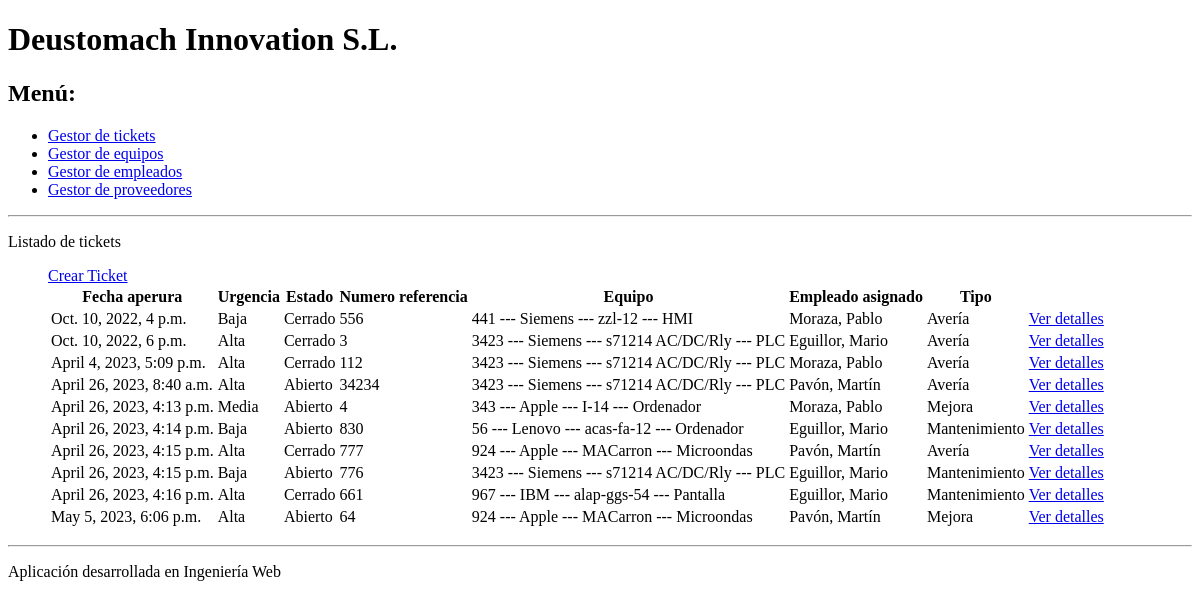
Page /aplicacion/ on the earlier database version.
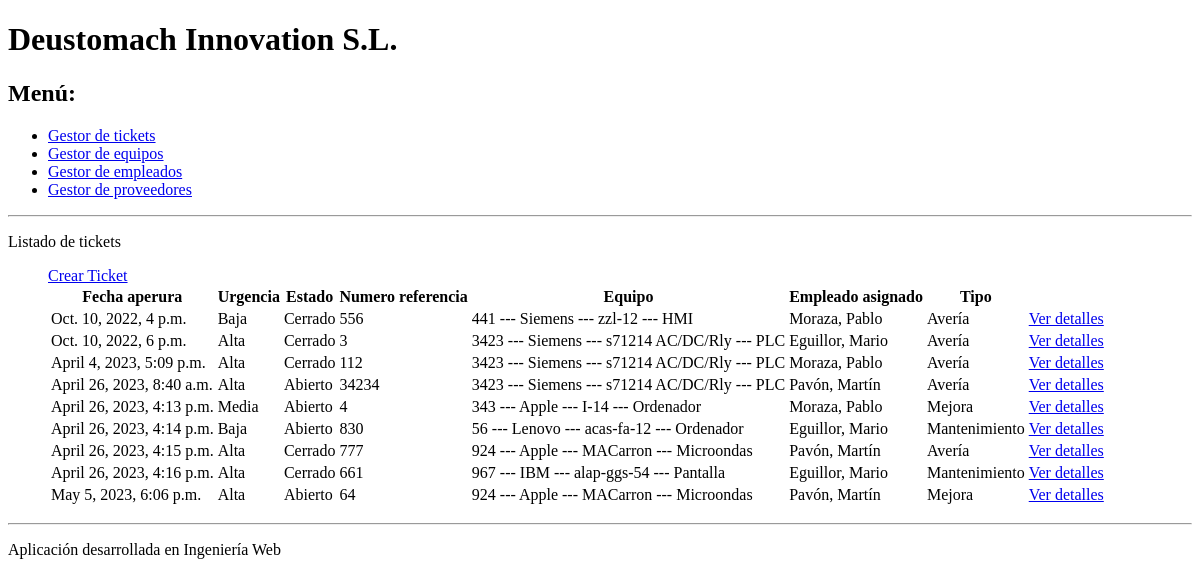
Same page on the later database version.
### app_reto1/models.py (models this page shows, shortened)
class Ticket(models.Model):
    equipo_a_reparar = models.ForeignKey(Equipo, on_delete=models.CASCADE)
    num_referencia = models.IntegerField()
    descripcion = models.CharField(max_length=100)
    detalles = models.CharField(max_length=500)
    fecha_apertura = models.DateTimeField()
    fecha_resolucion = models.DateTimeField(null=True, blank=True)
    urgencia = models.ForeignKey(Urgencia, on_delete=models.CASCADE)
    tipo_ticket = models.ForeignKey(Tipo_ticket, on_delete=models.CASCADE)
    estado_ticket = models.ForeignKey(Estado_ticket, on_delete=models.CASCADE)
    empleado_asignado = models.ForeignKey(Empleado, on_delete=models.CASCADE)
    comentarios_ticket = models.CharField(
        max_length=500, null=True, blank=True)

class Urgencia(models.Model):
    gravedad = models.CharField(max_length=20)
    def __str__(self):
        return self.gravedad

class Estado_ticket(models.Model):
    estado = models.CharField(max_length=20)
    def __str__(self):
        return self.estado

class Equipo(models.Model):
    num_serie = models.IntegerField()
    marca = models.CharField(max_length=20)
    modelo = models.CharField(max_length=50)
    tipo_equipo = models.CharField(max_length=20)
    fecha_adquisicion = models.DateField()
    fecha_puesta_marcha = models.DateField()
    proveedor = models.ForeignKey(Proveedor, on_delete=models.CASCADE)
    planta = models.ForeignKey(Planta, on_delete=models.CASCADE)
    def __str__(self):
        return f"{self.num_serie} --- {self.marca} --- {self.modelo} --- {self.tipo_equipo}"

class Empleado(models.Model):
    DNI = models.CharField(max_length=9)
    nombre = models.CharField(max_length=20)
    apellido1 = models.CharField(max_length=20)
    apellido2 = models.CharField(max_length=20, null=True, blank=True)
    email = models.EmailField()
    telefono = models.IntegerField()
    def __str__(self):
        return f"{self.apellido1}, {self.nombre}"

class Tipo_ticket(models.Model):
    tipo = models.CharField(max_length=20)
    def __str__(self):
        return self.tipo

### app_reto1/views.py (the view)
# urls.py: path('', views.index_ticket, name='tickets'),
def index_ticket(request):
    tickets = get_list_or_404(Ticket.objects.order_by("fecha_apertura"))
    context = {"lista_tickets": tickets}
    return render(request, "ticket_list.html", context)

### app_reto1/templates/ticket_list.html (shortened to what this page needs)
{% extends "base.html" %}
{% block contenido %}
<p>Listado de tickets</p>
{% if lista_tickets %}
<ul>
    <a href="ticket/create">Crear Ticket</a>
    <table>
        <tr>
            <th>Fecha aperura</th>
            <th>Urgencia</th>
            <th>Estado</th>
            <th>Numero referencia
            <th>Equipo</th>
            <th>Empleado asignado</th>
            <th>Tipo</th>
            <th></th>
        </tr>
        {% for e in lista_tickets %}
        <tr>
            <td>{{ e.fecha_apertura}}</td>
            <td>{{ e.urgencia}}</td>
            <td>{{ e.estado_ticket}}</td>
            <td>{{ e.num_referencia}}</td>
            <td>{{ e.equipo_a_reparar}}</td>
            <td>{{ e.empleado_asignado}}</td>
            <td>{{ e.tipo_ticket}}</td>
            <td><a href="/aplicacion/ticket/{{ e.id }}">Ver detalles</a></td>
        </tr>
        {% endfor %}
    </table>
</ul>
{% else %}
<p>No hay Tickets creados.</p>
{% endif %}
{% endblock contenido %}

### app_reto1/templates/base.html (shortened to what this page needs)
<!DOCTYPE html>
<html lang="en">
    <head>
        <link rel="stylesheet" href="estilos.css">
    </head>
    <body>
        <header>
	        <h1>Deustomach Innovation S.L.</h1>
            <h2>Menú:</h2>
            <ul>
                <li><a href="/aplicacion/">Gestor de tickets</a></li>
                <li><a href="/aplicacion/equipos/">Gestor de equipos</a></li>
                <li><a href="/aplicacion/empleados/">Gestor de empleados</a></li>
                <li><a href="/aplicacion/proveedores/">Gestor de proveedores</a></li>
            </ul>
            <hr>
        </header>
        <main>
            {% block contenido %}{% endblock %}
        </main>
        <footer>
            <hr>
            <p>Aplicación desarrollada en Ingeniería Web</p>
        </footer>
    </body>
</html>

Differences in the rows shown:
removed Ticket: fecha_apertura "April 26, 2023, 4:15 p.m.", urgencia "Baja", estado_ticket "Abierto", num_referencia "776", equipo_a_reparar "3423 --- Siemens --- s71214 AC/DC/Rly --- PLC", empleado_asignado "Eguillor, Mario", tipo_ticket "Mantenimiento"
